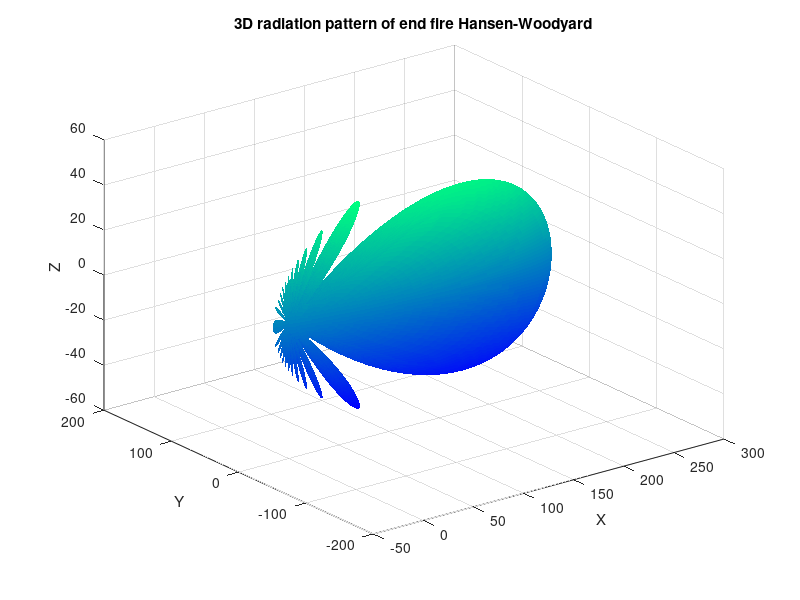

Write MATLAB code to recreate this figure. (Note: this script raises an error after producing the figure.)
%% 3D radiation pattern

theta=linspace(0,pi,500);  
phi=linspace(0,2*pi,1000); 
[Theta, Phi] = meshgrid(theta, phi);
N_x=24;
N_y=16;
kd=pi/2;

psi_x=kd*cos(Phi).*sin(Theta)-pi/2-2.92/N_x;
psi_y=kd*sin(Phi).*sin(Theta);

absA_x=abs(sin(N_x*psi_x/2)./sin(psi_x/2));
absA_y=abs(sin(N_y*psi_y/2)./sin(psi_y/2));
E=absA_x.*absA_y;
X=E.*sin(Theta).*cos(Phi);
Y=E.*sin(Phi).*sin(Theta);
Z=E.*cos(Theta);

surf(X, Y, Z,'EdgeColor','none');
colormap("winter")

xlabel('X');
ylabel('Y');
zlabel('Z');
xlim([-50 300])
ylim([-200 200])
title('3D radiation pattern of end fire Hansen-Woodyard');
grid on;

%% Directivity

theta_points=181;
phi_points=361;
theta=linspace(0, pi, theta_points);
phi=linspace(0, 2*pi, phi_points);
[Theta, Phi]=meshgrid(theta, phi);
N_x=24;
N_y=16;
kd=pi/2;

psi_x=kd*cos(Phi).*sin(Theta)-pi/2-2.92/N_x;
psi_y=kd*sin(Phi).*sin(Theta);

absA_x=abs(sin(N_x*psi_x/2)./sin(psi_x/2));
absA_y=abs(sin(N_y*psi_y/2)./sin(psi_y/2));

square_A=(absA_x.*absA_y).^2;
ds=sin(theta)*(pi/(theta_points-1))*(2*pi/(phi_points-1));

sum_square_A=sum(sum(square_A.*ds,'omitnan'));
max_square_A=max(square_A(:));

D=4*pi*max_square_A/sum_square_A;
D_dB=10*log10(D);
